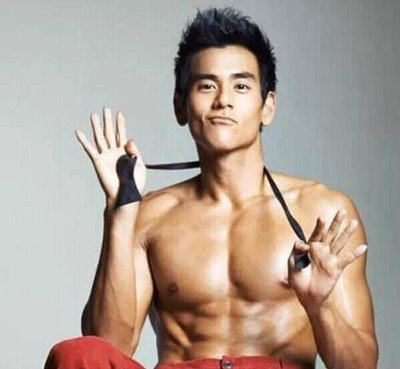
#> input picture Class1/Eddie.jpg, 400 x 369 px, found by its file name
$ python assignment.py
#> lines starting #> are read from the running program, lines starting #| are printed output that depends on the picture
#!/usr/bin/env python3
# -*- coding: utf-8 -*-
import cv2
import random
import numpy as np

class DataAugmentation:
	def __init__(self, img_path = r'.\Eddie.jpg'):
#> called with img_path = '.\\Eddie.jpg'
		self.img = cv2.imread(img_path)
#> self.img is the input picture: shape (369, 400, 3); mean B, G, R 149.1, 160.7, 175.7
		self.shape = self.img.shape
#> self.shape = (369, 400, 3)

	def show(self):
		cv2.imshow("image", self.img)
		key = cv2.waitKey()
#> (key Esc is pressed here)
		if key == 27:
			cv2.destroyAllWindows()

	def crop(self, scale):
#> called with scale = 0.8
		img_crop = self.img[0:int(self.shape[0] * scale), 0:int(self.shape[1] * scale)]
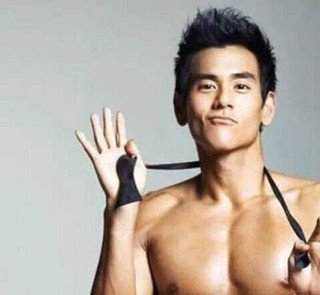
#> img_crop: shape (295, 320, 3); mean B, G, R 161.7, 172.4, 182.7
#> in gamma_adjust, `return cv2.LUT(self.img, table)`:
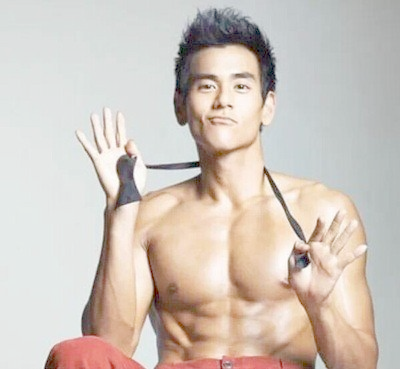
#> returned value: shape (369, 400, 3); mean of channels 0, 1, 2 188.8, 197.2, 207.7; drawn as B, G, R
		return img_crop

	def get_single_channel(self, ch = 0):
#> called with ch = 1
		if self.shape[2] == 1:
			return self.img
		channel_data = list(cv2.split(self.img))
#> channel_data = 3 items
		return channel_data[ch]
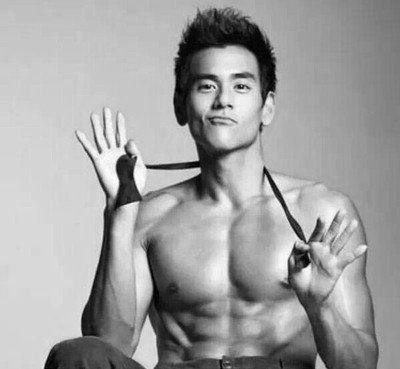
#> returned value: shape (369, 400); min 0, max 255, mean 160.7

	def random_modify_color(self):
		if self.shape[2] == 1:
			return self.img
		else:
			for input in list(cv2.split(self.img)):
				value = random.randint(-50, 50)
				if value == 0:
					pass
				elif value > 0:
					thre = 255 - value
					input[input >= thre] = 255
					input[input < thre] = input[input < thre] + value
				else:
					thre = 0 - value
					input[input < thre] = 0
					input[input > thre] = input[input > thre] + value

	def img_rotate(self, angle, scale):
#> called with angle = 30, scale = 0.5
		trans_kernel = cv2.getRotationMatrix2D((self.shape[1] / 2, self.shape[0] / 2), angle, scale)
		img_trans = cv2.warpAffine(self.img, trans_kernel, (self.shape[1], self.shape[0]))
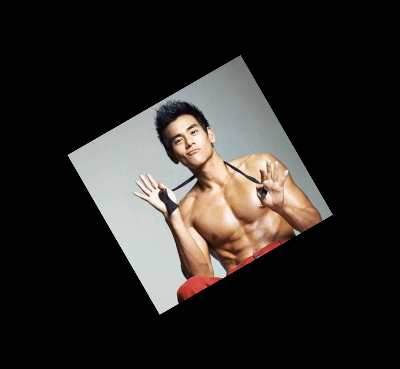
#> img_trans: shape (369, 400, 3); mean B, G, R 37.3, 40.2, 43.9
#> the loop in random_modify_color, `for input in list(cv2.split(self.img)):` made 3 passes
#> (value, thre) on passes 1 to 3: (-1, 1), (47, 208), (3, 252)
		return img_trans

	def img_affine_trans(self, pt1, pt2):
		M = cv2.getAffineTransform(pt1, pt2)
		img_trans = cv2.warpAffine(self.img, M, (self.shape[1], self.shape[0]))
		return img_trans

	def random_warp(self):
		height, width, channels = self.img.shape
#> height = 369; width = 400; channels = 3

		random_margin = 60
		x1 = random.randint(-random_margin, random_margin)
		y1 = random.randint(-random_margin, random_margin)
		x2 = random.randint(width - random_margin - 1, width - 1)
#> x2 = 371
		y2 = random.randint(-random_margin, random_margin)
		x3 = random.randint(width - random_margin - 1, width - 1)
#> x3 = 364
		y3 = random.randint(height - random_margin - 1, height - 1)
#> y3 = 366
		x4 = random.randint(-random_margin, random_margin)
		y4 = random.randint(height - random_margin - 1, height - 1)
#> y4 = 361

		dx1 = random.randint(-random_margin, random_margin)
		dy1 = random.randint(-random_margin, random_margin)
		dx2 = random.randint(width - random_margin - 1, width - 1)
#> dx2 = 361
		dy2 = random.randint(-random_margin, random_margin)
		dx3 = random.randint(width - random_margin - 1, width - 1)
#> dx3 = 396
		dy3 = random.randint(height - random_margin - 1, height - 1)
#> dy3 = 366
		dx4 = random.randint(-random_margin, random_margin)
		dy4 = random.randint(height - random_margin - 1, height - 1)
#> dy4 = 340

		pts1 = np.float32([[x1, y1], [x2, y2], [x3, y3], [x4, y4]])
		pts2 = np.float32([[dx1, dy1], [dx2, dy2], [dx3, dy3], [dx4, dy4]])
		M_warp = cv2.getPerspectiveTransform(pts1, pts2)
		img_warp = cv2.warpPerspective(self.img, M_warp, (width, height))
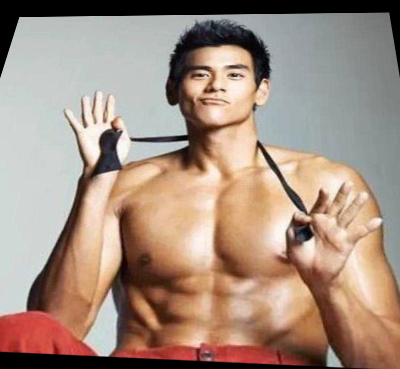
#> img_warp: shape (369, 400, 3); mean B, G, R 128.1, 142.5, 164.5
		return M_warp, img_warp

	def hist_equalize(self):
		height, width, channels = self.img.shape
		if channels == 1:
			return cv2.equalizeHist(self.img)
		else:
			img_gray = cv2.cvtColor(self.img, cv2.COLOR_RGB2GRAY)
			return img_gray

	def gamma_adjust(self, gamma=1.0):
		inv_gamma = 1 / gamma
		table = []
		for i in range(256):
			table.append((i / 255) ** inv_gamma * 255)
		table = np.array(table).astype("uint8")
		return cv2.LUT(self.img, table)

if __name__ == '__main__':
	print("main")
	test_case = DataAugmentation()
	test_case.show()
	img1 = test_case.crop(0.8)
	img2 = test_case.gamma_adjust(2)
	img3 = test_case.get_single_channel(1)
	img4 = test_case.hist_equalize()
	img5 = test_case.img_rotate(30, 0.5)
	img6 = test_case.random_modify_color()
	img7 = test_case.random_warp()

$ run again, with Class1/img.jpg copied over Class1/Eddie.jpg
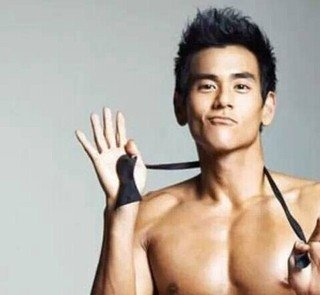
#> input picture Class1/img.jpg, 320 x 295 px, found by its file name
#> in __init__, self.img is the input picture: shape (295, 320, 3); mean B, G, R 161.7, 172.4, 182.7
#> channel_data = 3 items
#> in img_rotate, `img_trans = cv2.warpAffine(self.img, trans_kernel, (self.shape[1], sel..`:
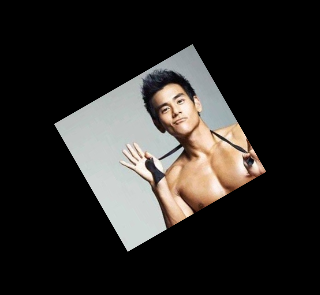
#> img_trans: shape (295, 320, 3); mean B, G, R 40.4, 43.1, 45.7
#> the loop in random_modify_color, `for input in list(cv2.split(self.img)):` made 3 passes
#> (value, thre) on passes 1 to 3: (-1, 1), (47, 208), (3, 252)
#> in random_warp, `img_warp = cv2.warpPerspective(self.img, M_warp, (width, height))`:
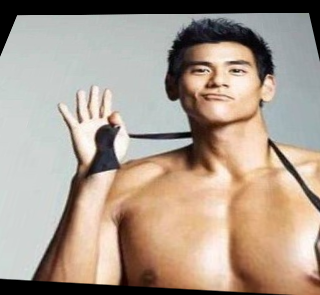
#> img_warp: shape (295, 320, 3); mean B, G, R 141.2, 155.2, 171.2
